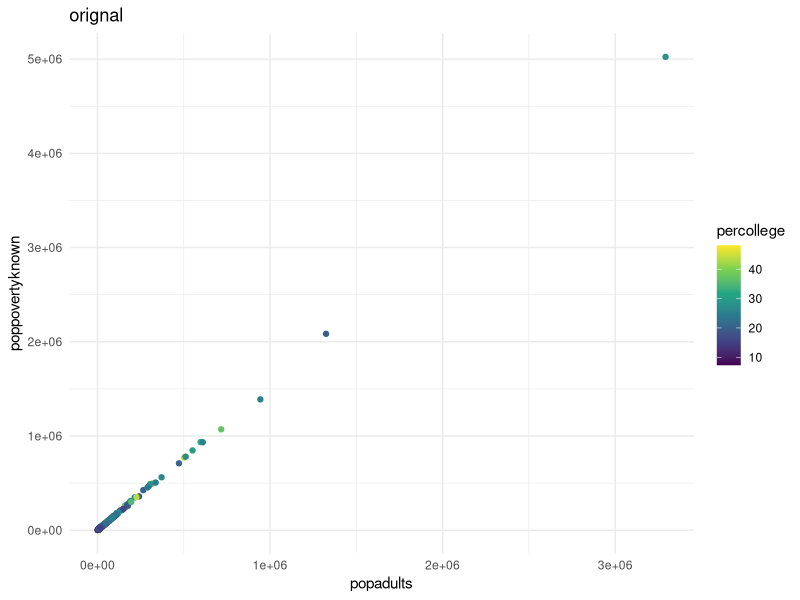

Source code (R): (Note: this script raises an error after producing the figure.)
# install.packages("tidyverse")
library(tidyverse)

#region 
# Making it color blind friendly

# uncomment as needed
# install.packages("viridis")
# install.packages("scales")

library(viridis)
library(scales)

theme_set(theme_minimal())

options(ggplot2.continuous.colour="viridis")
options(ggplot2.continuous.fill = "viridis")
#endregion
midwest

# lets first look to see if there is any realtionship between adults and poverity
# poppovertyknown <int>
# popadults <int>
# percollege <dbl>

# 1 Jake

ggplot(midwest) +
geom_point(mapping=aes(popadults, poppovertyknown, color=percollege)) +
ggtitle("orignal")

midwest %>%
filter(popadults >= 3e+6) %>%
arrange(descc(popdensity))

midwest %>%
filter(popadults >= 1e+6) %>%
arrange(desc(popdensity)) %>%
select(popdensity)

ggplot(midwest) +
geom_point(mapping=aes(popadults, poppovertyknown, color=popdensity)) +
gg_title("Pop Density")

ggplot(midwest) +
geom_point(mapping=aes(popadults, poppovertyknown, color=popdensity)) +
geom_smooth(mapping=aes(popadults, poppovertyknown)) +
gg_title("Pop Density w/ regression line")
